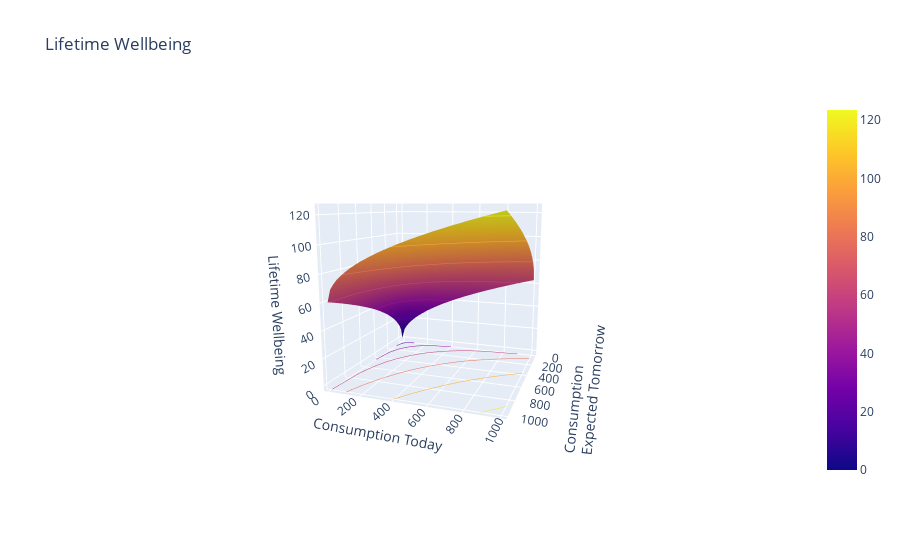

Notebook cell for this chart:
### Code cell
# 3d area plotly requires a particular data structure.
# examples reference: https://plotly.com/python/3d-surface-plots/
todays_wellbeing = outcomes_wellbeing.pivot(index='consumption_today', columns='consumption_tomorrow')['lifetime_wellbeing']

# choose x and y axis series to clarify the user's view.
# decision interacts with the 3d visual's angle presented
y=todays_wellbeing.index.values
x=todays_wellbeing.columns.values
z=todays_wellbeing.values.round(1)
titles_axes = dict(
    yaxis_title_text="Consumption Today",
    xaxis_title_text='Consumption <br>Expected Tomorrow', 
    zaxis_title_text="Lifetime Wellbeing"
    )

fig = go.Figure(data=[go.Surface(z=z, x=x, y=y)])

fig.update_traces(contours_z=dict(show=True, usecolormap=True, highlightcolor="limegreen", project_z=True))

# better view in the web browser when autosize allowed
fig.update_layout(
    title=dict(text='Lifetime Wellbeing'), 
    scene_camera_eye=dict(x=2.5, y=0.88, z=0.5),
    )

# 3d plots axis titles have special access method, vs 2d
# reference: https://community.plotly.com/t/how-to-update-x-y-and-z-axes-titles-for-3d-surface-plots-within-a-subplot/45495
fig.update_scenes(**titles_axes)

fig.show()

### Figure 1 — Plotly figure (JSON) as saved in the notebook; plotly's stock layout.template omitted (floating-point values rounded to 4 significant figures; data arrays with more than 128 entries replaced by an {"elided": "..."} marker saying what was removed)
{"data": [{"contours": {"z": {"highlightcolor": "limegreen", "project": {"z": true}, "show": true, "usecolormap": true}}, "type": "surface", "x": [0, 20, 41, 61, 82, 102, 122, 143, 163, 184, 204, 224, 245, 265, 286, 306, 327, 347, 367, 388, 408, 429, 449, 469, 490, 510, 531, 551, 571, 592, 612, 633, 653, 673, 694, 714, 735, 755, 776, 796, 816, 837, 857, 878, 898, 918, 939, 959, 980, 1000], "y": [0, 20, 41, 61, 82, 102, 122, 143, 163, 184, 204, 224, 245, 265, 286, 306, 327, 347, 367, 388, 408, 429, 449, 469, 490, 510, 531, 551, 571, 592, 612, 633, 653, 673, 694, 714, 735, 755, 776, 796, 816, 837, 857, 878, 898, 918, 939, 959, 980, 1000], "z": {"elided": "50x50 float values"}}], "layout": {"scene": {"camera": {"eye": {"x": 2.5, "y": 0.88, "z": 0.5}}, "xaxis": {"title": {"text": "Consumption <br>Expected Tomorrow"}}, "yaxis": {"title": {"text": "Consumption Today"}}, "zaxis": {"title": {"text": "Lifetime Wellbeing"}}}, "title": {"text": "Lifetime Wellbeing"}}}
